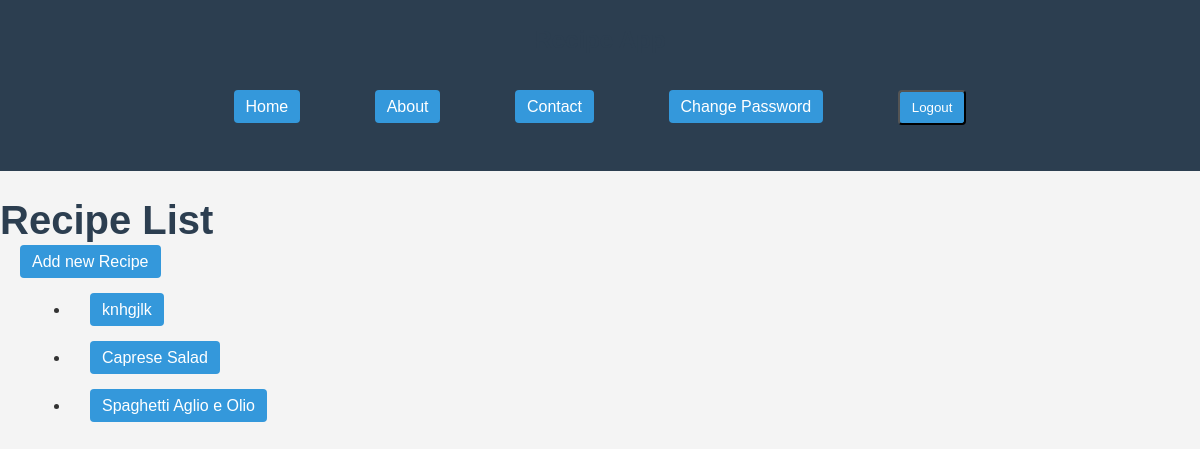
The page /recipes/ (signed in) on the database as committed earlier.
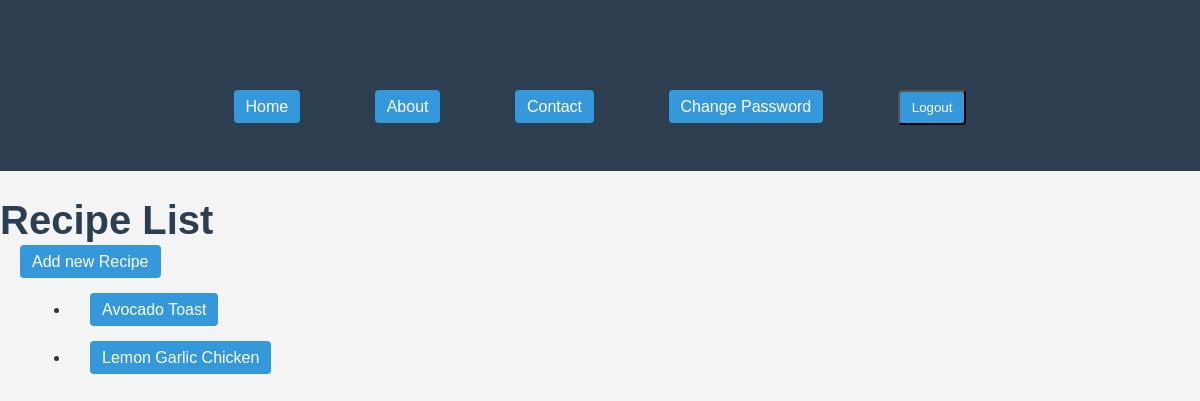
The same page on the database as committed later.
### recipes/models.py (models this page shows, shortened)
class Recipe(models.Model):
    user = models.ForeignKey(User, on_delete=models.CASCADE, related_name='recipes')
    title = models.CharField(max_length=100)
    slug = AutoSlugField(populate_from='title', unique=True, null=True)
    recipe_image = models.FileField(upload_to="recipes/", max_length=250, null=True,default=None, blank=True)
    description = models.TextField()
    ingredients = models.TextField()
    instructions = models.TextField()
    content = HTMLField(default="Content not available")
    created_at = models.DateTimeField(auto_now_add=True)

### recipes/views.py (the view)
# urls.py: path('recipes/', views.recipe_list, name='recipe_list'),
@login_required
def recipe_list(request):
    recipes = Recipe.objects.filter(user=request.user)
    return render(request, 'recipes/recipe_list.html', {'recipes': recipes})

### recipes/templates/recipes/recipe_list.html (shortened to what this page needs)
{% extends 'recipes/base.html' %}
{% block content %}
<h1>Recipe List</h1>
<a href="{% url 'recipe_create' %}">Add new Recipe</a>
<ul>
    {% for recipe in recipes %}
        <li>
            <a href="{% url 'recipe_detail' recipe.slug %}">{{ recipe.title }}</a>
        </li>
    {% empty %}
        <p>No recipes available.</p>
    {% endfor %}
</ul>
{% endblock %}

Rows that differ between the two databases and show on the page:
removed Recipe: title "knhgjlk"
removed Recipe: title "Caprese Salad"
removed Recipe: title "Spaghetti Aglio e Olio"
added Recipe: title "Avocado Toast"
added Recipe: title "Lemon Garlic Chicken"
